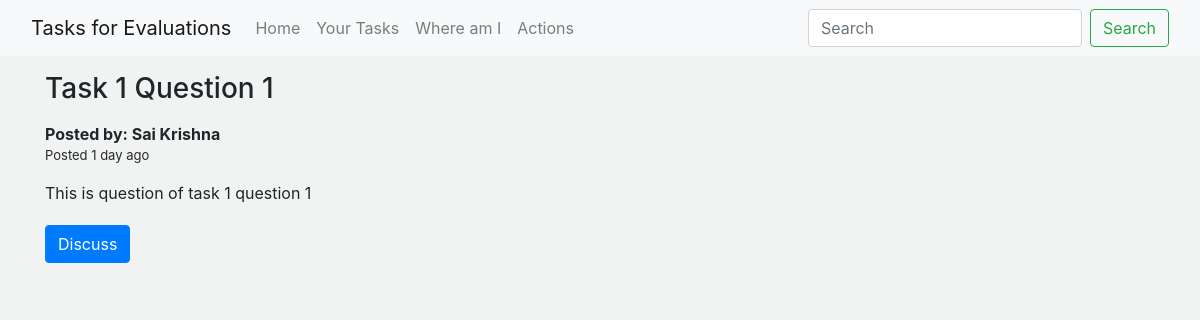
Screenshot of /tasks/ss-teachers/1/1 (signed in) with the database file from the repository.
### tasklist/models.py (models this page shows, shortened)
class Question(models.Model):
    id = models.AutoField(primary_key=True)
    title = models.CharField(max_length=200)
    desc = models.TextField()
    section = models.ForeignKey(Section, on_delete=models.CASCADE)
    posted_by = models.ForeignKey(User, on_delete=models.CASCADE)
    posted_on = models.DateTimeField(auto_now_add=True)
    updated_on = models.DateTimeField(auto_now=True)
    class Meta:
        verbose_name = "question"
        verbose_name_plural = "questions"

### tasklist/views.py (the view)
# urls.py: path('<str:slug>/<int:id>/<int:id1>', question, name="Task Question"),
def question(request, slug, id, id1):
    if request.user.is_anonymous:
        return redirect("/login")
    ques = questionSet([TaskInfo.objects.get(slug=slug).section_set.filter(id=id)[0].question_set.filter(id=id1)[0]])
    return render(request, "question.html", {"question": ques[0], "slug": slug, "ques_id": id1})

### tasklist/funtions.py (called while the page is built)
def questionSet(quesSetAll):
    quesSet = []
    for ques in quesSetAll:
        quesSet.append({
            "id": ques.id,
            "title": ques.title,
            "desc": ques.desc,
            "posted_by": ques.posted_by.first_name,
            "posted_on": ques.posted_on.astimezone(timezone('Asia/Kolkata')),
            "updated_on": ques.updated_on.astimezone(timezone('Asia/Kolkata'))
        })
    return quesSet

### templates/question.html (shortened to what this page needs)
{% extends 'base.html' %}
{% block body %}
{% load humanize %}
    <div class="container my-2">
        <h3 class="my-3">{{ question.title }}</h3>
        <b style="font-size: inherit;">Posted by: {{ question.posted_by }}</b>
        <p style="color: rgb(40, 40, 41); font-size: small;">Posted {{ question.posted_on|naturaltime }}</p>
        <div class="my-3">{{ question.desc }}</div>
        <a class="btn btn-primary my-1" href="{{ques_id}}/answer">Discuss</a>
    </div>
{% endblock body %}

### templates/base.html (style rules this page uses)
body { background-color: rgb(241, 242, 242); }
p { margin-bottom: 0; }

### rows the page displays
Question: title "Task 1 Question 1", desc "This is question of task 1 question 1"

### other values shown
{{ question.posted_by }} "Sai Krishna"
{{ question.posted_on|naturaltime }} "1 day ago"
